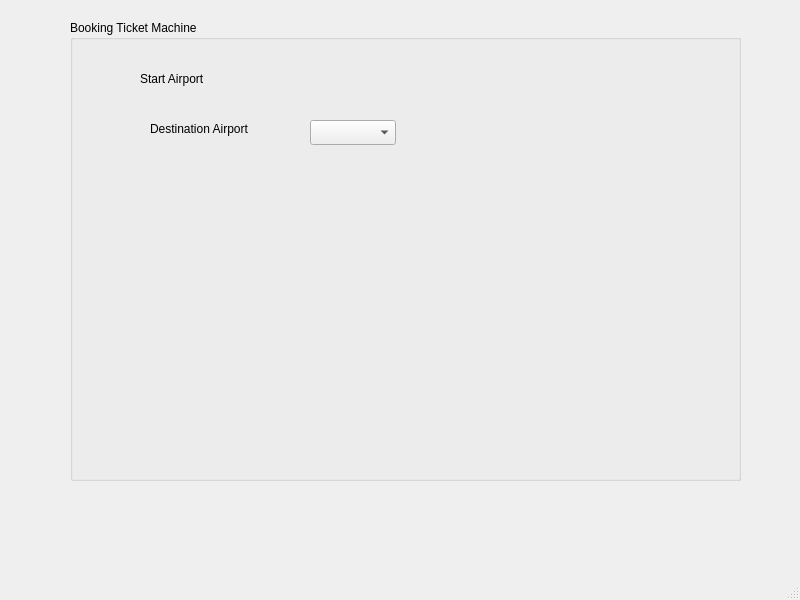
<?xml version="1.0" encoding="UTF-8"?>
<ui version="4.0">
 <class>bookTicket</class>
 <widget class="QMainWindow" name="bookTicket">
  <property name="geometry">
   <rect>
    <x>0</x>
    <y>0</y>
    <width>800</width>
    <height>600</height>
   </rect>
  </property>
  <property name="windowTitle">
   <string>MainWindow</string>
  </property>
  <widget class="QWidget" name="centralwidget">
   <widget class="QGroupBox" name="groupBox">
    <property name="geometry">
     <rect>
      <x>70</x>
      <y>20</y>
      <width>671</width>
      <height>461</height>
     </rect>
    </property>
    <property name="title">
     <string>Booking Ticket Machine</string>
    </property>
    <widget class="QLabel" name="label">
     <property name="geometry">
      <rect>
       <x>70</x>
       <y>50</y>
       <width>111</width>
       <height>17</height>
      </rect>
     </property>
     <property name="text">
      <string>Start Airport</string>
     </property>
    </widget>
    <widget class="QLabel" name="label_2">
     <property name="geometry">
      <rect>
       <x>80</x>
       <y>100</y>
       <width>141</width>
       <height>17</height>
      </rect>
     </property>
     <property name="text">
      <string>Destination Airport</string>
     </property>
    </widget>
    <widget class="QComboBox" name="comboBox_2">
     <property name="geometry">
      <rect>
       <x>240</x>
       <y>100</y>
       <width>86</width>
       <height>25</height>
      </rect>
     </property>
    </widget>
   </widget>
  </widget>
  <widget class="QMenuBar" name="menubar">
   <property name="geometry">
    <rect>
     <x>0</x>
     <y>0</y>
     <width>800</width>
     <height>22</height>
    </rect>
   </property>
  </widget>
  <widget class="QStatusBar" name="statusbar"/>
 </widget>
 <resources/>
 <connections/>
</ui>
